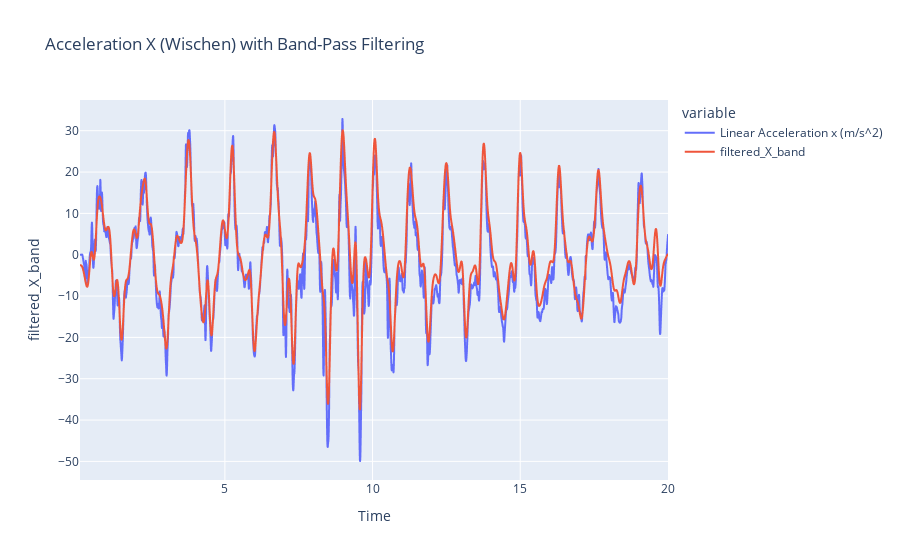
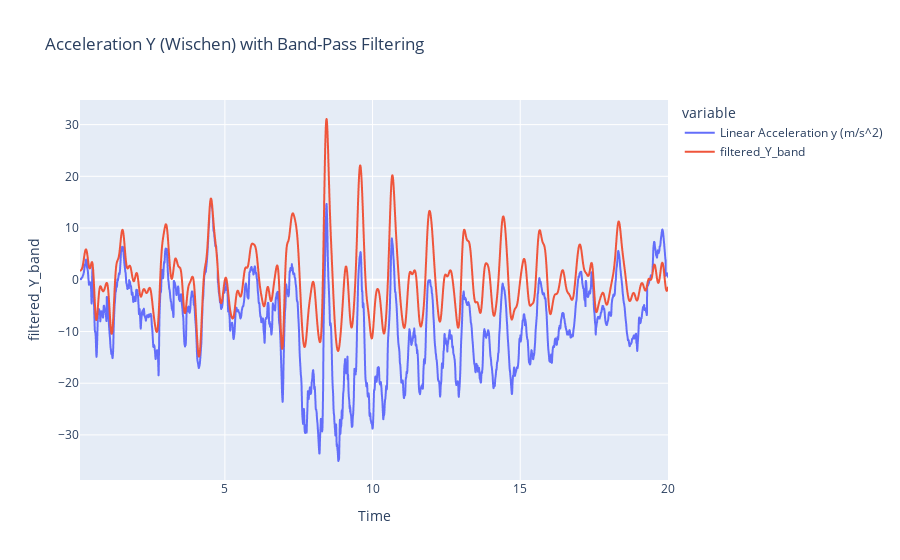
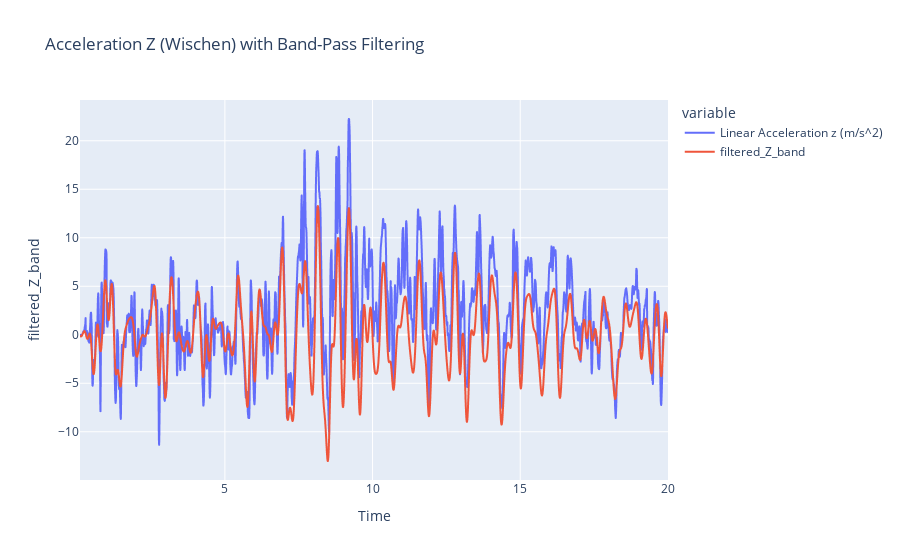
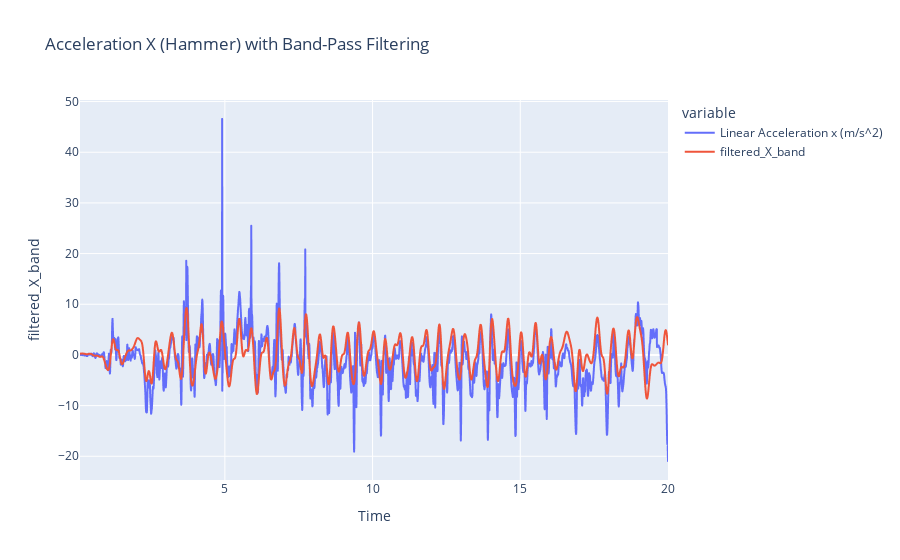

The cell these charts' notebook holds for them, in order:
### Markdown cell above
# Frequenzfilter

Hier wird das Rauschen reduziert. Dafür nutzen wir Butterworth aus der Vorlesung. Damit werden hoch- bzw. niederfrequente Signale gefiltert. 
Zuerst folgen die niederfrequenten Signale, dann die hochfrequenten:

### Code cell
filtered_dataframeHammer = dataframeHammer.copy()
filtered_dataframeWischen = dataframeWischen.copy()

filter_order = 4  

low_cutoff = 0.5
high_cutoff = 5 

# Hier nutzen wir den butterwort filter um die Daten zu glätten
b, a = butter(filter_order, [low_cutoff, high_cutoff], btype='band', analog=False, fs =200)

# Apply the filter to acceleration signals
filtered_dataframeWischen['filtered_X_band'] = filtfilt(b, a, dataframeWischen['Linear Acceleration x (m/s^2)'])
filtered_dataframeWischen['filtered_Y_band'] = filtfilt(b, a, dataframeWischen['Linear Acceleration y (m/s^2)'])
filtered_dataframeWischen['filtered_Z_band'] = filtfilt(b, a, dataframeWischen['Linear Acceleration z (m/s^2)'])

plot_filter(filtered_dataframeWischen, 'Linear Acceleration x (m/s^2)', 'filtered_X_band', 'Acceleration X (Wischen) with Band-Pass Filtering')
plot_filter(filtered_dataframeWischen, 'Linear Acceleration y (m/s^2)', 'filtered_Y_band', 'Acceleration Y (Wischen) with Band-Pass Filtering')
plot_filter(filtered_dataframeWischen, 'Linear Acceleration z (m/s^2)', 'filtered_Z_band', 'Acceleration Z (Wischen) with Band-Pass Filtering')

filtered_dataframeHammer['filtered_X_band'] = filtfilt(b, a, dataframeHammer['Linear Acceleration x (m/s^2)'])
filtered_dataframeHammer['filtered_Y_band'] = filtfilt(b, a, dataframeHammer['Linear Acceleration y (m/s^2)'])
filtered_dataframeHammer['filtered_Z_band'] = filtfilt(b, a, dataframeHammer['Linear Acceleration z (m/s^2)'])

plot_filter(filtered_dataframeHammer, 'Linear Acceleration x (m/s^2)', 'filtered_X_band', 'Acceleration X (Hammer) with Band-Pass Filtering')
plot_filter(filtered_dataframeHammer, 'Linear Acceleration y (m/s^2)', 'filtered_Y_band', 'Acceleration Y (Hammer) with Band-Pass Filtering')
plot_filter(filtered_dataframeHammer, 'Linear Acceleration z (m/s^2)', 'filtered_Z_band', 'Acceleration Z (Hammer) with Band-Pass Filtering')

### Figure 1 — Plotly figure (JSON) as saved in the notebook; plotly's stock layout.template omitted (floating-point values rounded to 4 significant figures; data arrays with more than 128 entries replaced by an {"elided": "..."} marker saying what was removed)
{"data": [{"hovertemplate": "variable=Linear Acceleration x (m/s^2)<br>Time (s)=%{x}<br>value=%{y}<extra></extra>", "legendgroup": "Linear Acceleration x (m/s^2)", "line": {"color": "#636efa", "dash": "solid"}, "marker": {"symbol": "circle"}, "mode": "lines", "name": "Linear Acceleration x (m/s^2)", "showlegend": true, "type": "scattergl", "x": {"elided": "3998 float values"}, "xaxis": "x", "y": {"elided": "3998 float values"}, "yaxis": "y"}, {"hovertemplate": "variable=filtered_X_band<br>Time (s)=%{x}<br>value=%{y}<extra></extra>", "legendgroup": "filtered_X_band", "line": {"color": "#EF553B", "dash": "solid"}, "marker": {"symbol": "circle"}, "mode": "lines", "name": "filtered_X_band", "showlegend": true, "type": "scattergl", "x": {"elided": "3998 float values"}, "xaxis": "x", "y": {"elided": "3998 float values"}, "yaxis": "y"}], "layout": {"legend": {"title": {"text": "variable"}, "tracegroupgap": 0}, "title": {"text": "Acceleration X (Wischen) with Band-Pass Filtering"}, "xaxis": {"anchor": "y", "domain": [0, 1], "title": {"text": "Time"}}, "yaxis": {"anchor": "x", "domain": [0, 1], "title": {"text": "filtered_X_band"}}}}

### Figure 2 — Plotly figure (JSON) as saved in the notebook; plotly's stock layout.template omitted (floating-point values rounded to 4 significant figures; data arrays with more than 128 entries replaced by an {"elided": "..."} marker saying what was removed)
{"data": [{"hovertemplate": "variable=Linear Acceleration y (m/s^2)<br>Time (s)=%{x}<br>value=%{y}<extra></extra>", "legendgroup": "Linear Acceleration y (m/s^2)", "line": {"color": "#636efa", "dash": "solid"}, "marker": {"symbol": "circle"}, "mode": "lines", "name": "Linear Acceleration y (m/s^2)", "showlegend": true, "type": "scattergl", "x": {"elided": "3998 float values"}, "xaxis": "x", "y": {"elided": "3998 float values"}, "yaxis": "y"}, {"hovertemplate": "variable=filtered_Y_band<br>Time (s)=%{x}<br>value=%{y}<extra></extra>", "legendgroup": "filtered_Y_band", "line": {"color": "#EF553B", "dash": "solid"}, "marker": {"symbol": "circle"}, "mode": "lines", "name": "filtered_Y_band", "showlegend": true, "type": "scattergl", "x": {"elided": "3998 float values"}, "xaxis": "x", "y": {"elided": "3998 float values"}, "yaxis": "y"}], "layout": {"legend": {"title": {"text": "variable"}, "tracegroupgap": 0}, "title": {"text": "Acceleration Y (Wischen) with Band-Pass Filtering"}, "xaxis": {"anchor": "y", "domain": [0, 1], "title": {"text": "Time"}}, "yaxis": {"anchor": "x", "domain": [0, 1], "title": {"text": "filtered_Y_band"}}}}

### Figure 3 — Plotly figure (JSON) as saved in the notebook; plotly's stock layout.template omitted (floating-point values rounded to 4 significant figures; data arrays with more than 128 entries replaced by an {"elided": "..."} marker saying what was removed)
{"data": [{"hovertemplate": "variable=Linear Acceleration z (m/s^2)<br>Time (s)=%{x}<br>value=%{y}<extra></extra>", "legendgroup": "Linear Acceleration z (m/s^2)", "line": {"color": "#636efa", "dash": "solid"}, "marker": {"symbol": "circle"}, "mode": "lines", "name": "Linear Acceleration z (m/s^2)", "showlegend": true, "type": "scattergl", "x": {"elided": "3998 float values"}, "xaxis": "x", "y": {"elided": "3998 float values"}, "yaxis": "y"}, {"hovertemplate": "variable=filtered_Z_band<br>Time (s)=%{x}<br>value=%{y}<extra></extra>", "legendgroup": "filtered_Z_band", "line": {"color": "#EF553B", "dash": "solid"}, "marker": {"symbol": "circle"}, "mode": "lines", "name": "filtered_Z_band", "showlegend": true, "type": "scattergl", "x": {"elided": "3998 float values"}, "xaxis": "x", "y": {"elided": "3998 float values"}, "yaxis": "y"}], "layout": {"legend": {"title": {"text": "variable"}, "tracegroupgap": 0}, "title": {"text": "Acceleration Z (Wischen) with Band-Pass Filtering"}, "xaxis": {"anchor": "y", "domain": [0, 1], "title": {"text": "Time"}}, "yaxis": {"anchor": "x", "domain": [0, 1], "title": {"text": "filtered_Z_band"}}}}

### Figure 4 — Plotly figure (JSON) as saved in the notebook; plotly's stock layout.template omitted (floating-point values rounded to 4 significant figures; data arrays with more than 128 entries replaced by an {"elided": "..."} marker saying what was removed)
{"data": [{"hovertemplate": "variable=Linear Acceleration x (m/s^2)<br>Time (s)=%{x}<br>value=%{y}<extra></extra>", "legendgroup": "Linear Acceleration x (m/s^2)", "line": {"color": "#636efa", "dash": "solid"}, "marker": {"symbol": "circle"}, "mode": "lines", "name": "Linear Acceleration x (m/s^2)", "showlegend": true, "type": "scattergl", "x": {"elided": "3997 float values"}, "xaxis": "x", "y": {"elided": "3997 float values"}, "yaxis": "y"}, {"hovertemplate": "variable=filtered_X_band<br>Time (s)=%{x}<br>value=%{y}<extra></extra>", "legendgroup": "filtered_X_band", "line": {"color": "#EF553B", "dash": "solid"}, "marker": {"symbol": "circle"}, "mode": "lines", "name": "filtered_X_band", "showlegend": true, "type": "scattergl", "x": {"elided": "3997 float values"}, "xaxis": "x", "y": {"elided": "3997 float values"}, "yaxis": "y"}], "layout": {"legend": {"title": {"text": "variable"}, "tracegroupgap": 0}, "title": {"text": "Acceleration X (Hammer) with Band-Pass Filtering"}, "xaxis": {"anchor": "y", "domain": [0, 1], "title": {"text": "Time"}}, "yaxis": {"anchor": "x", "domain": [0, 1], "title": {"text": "filtered_X_band"}}}}
